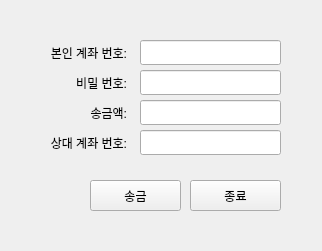
<?xml version="1.0" encoding="UTF-8"?>
<ui version="4.0">
 <class>Remittance</class>
 <widget class="QWidget" name="Remittance">
  <property name="geometry">
   <rect>
    <x>0</x>
    <y>0</y>
    <width>322</width>
    <height>251</height>
   </rect>
  </property>
  <property name="windowTitle">
   <string>Form</string>
  </property>
  <widget class="QLineEdit" name="le_myAccount">
   <property name="geometry">
    <rect>
     <x>140</x>
     <y>40</y>
     <width>141</width>
     <height>25</height>
    </rect>
   </property>
  </widget>
  <widget class="QLabel" name="lbl_myAccount">
   <property name="geometry">
    <rect>
     <x>26</x>
     <y>43</y>
     <width>101</width>
     <height>20</height>
    </rect>
   </property>
   <property name="text">
    <string>본인 계좌 번호:</string>
   </property>
   <property name="alignment">
    <set>Qt::AlignRight|Qt::AlignTrailing|Qt::AlignVCenter</set>
   </property>
  </widget>
  <widget class="QLabel" name="lbl_Password">
   <property name="geometry">
    <rect>
     <x>26</x>
     <y>73</y>
     <width>101</width>
     <height>20</height>
    </rect>
   </property>
   <property name="text">
    <string>비밀 번호:</string>
   </property>
   <property name="alignment">
    <set>Qt::AlignRight|Qt::AlignTrailing|Qt::AlignVCenter</set>
   </property>
  </widget>
  <widget class="QLineEdit" name="le_Password">
   <property name="geometry">
    <rect>
     <x>140</x>
     <y>70</y>
     <width>141</width>
     <height>25</height>
    </rect>
   </property>
   <property name="echoMode">
    <enum>QLineEdit::Password</enum>
   </property>
  </widget>
  <widget class="QLabel" name="lbl_WithdrawAmount">
   <property name="geometry">
    <rect>
     <x>26</x>
     <y>103</y>
     <width>101</width>
     <height>20</height>
    </rect>
   </property>
   <property name="text">
    <string>송금액:</string>
   </property>
   <property name="alignment">
    <set>Qt::AlignRight|Qt::AlignTrailing|Qt::AlignVCenter</set>
   </property>
  </widget>
  <widget class="QLineEdit" name="le_WithdrawAmount">
   <property name="geometry">
    <rect>
     <x>140</x>
     <y>100</y>
     <width>141</width>
     <height>25</height>
    </rect>
   </property>
  </widget>
  <widget class="QLabel" name="lbl_yourAccount">
   <property name="geometry">
    <rect>
     <x>26</x>
     <y>133</y>
     <width>101</width>
     <height>20</height>
    </rect>
   </property>
   <property name="text">
    <string>상대 계좌 번호:</string>
   </property>
   <property name="alignment">
    <set>Qt::AlignRight|Qt::AlignTrailing|Qt::AlignVCenter</set>
   </property>
  </widget>
  <widget class="QLineEdit" name="le_yourAccount">
   <property name="geometry">
    <rect>
     <x>140</x>
     <y>130</y>
     <width>141</width>
     <height>25</height>
    </rect>
   </property>
  </widget>
  <widget class="QPushButton" name="btn_Withdraw">
   <property name="geometry">
    <rect>
     <x>90</x>
     <y>180</y>
     <width>91</width>
     <height>31</height>
    </rect>
   </property>
   <property name="text">
    <string>송금</string>
   </property>
  </widget>
  <widget class="QPushButton" name="btn_ExitRemittance">
   <property name="geometry">
    <rect>
     <x>190</x>
     <y>180</y>
     <width>91</width>
     <height>31</height>
    </rect>
   </property>
   <property name="text">
    <string>종료</string>
   </property>
  </widget>
 </widget>
 <resources/>
 <connections/>
</ui>
